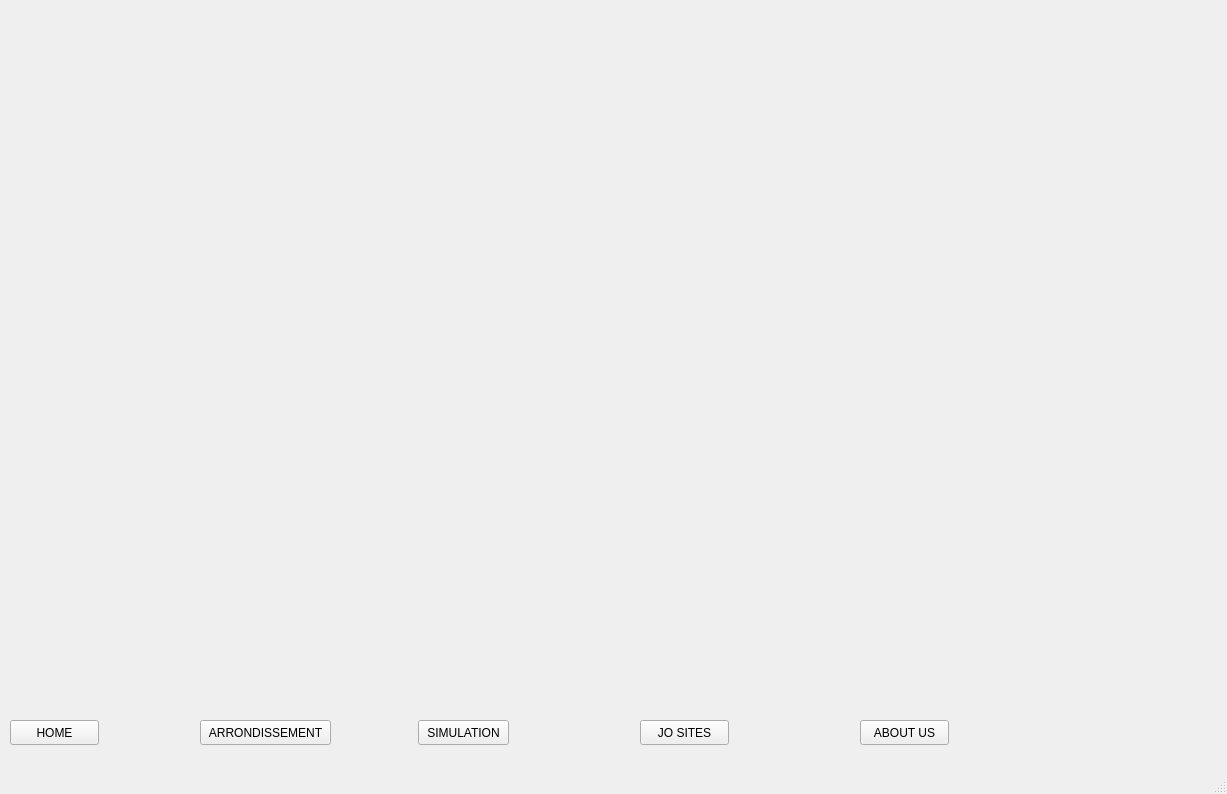
<?xml version="1.0" encoding="UTF-8"?>
<ui version="4.0">
 <class>simul</class>
 <widget class="QMainWindow" name="simul">
  <property name="geometry">
   <rect>
    <x>0</x>
    <y>0</y>
    <width>1227</width>
    <height>794</height>
   </rect>
  </property>
  <property name="windowTitle">
   <string>MainWindow</string>
  </property>
  <widget class="QWidget" name="centralwidget">
   <widget class="QPushButton" name="onHomeButton">
    <property name="geometry">
     <rect>
      <x>10</x>
      <y>720</y>
      <width>89</width>
      <height>25</height>
     </rect>
    </property>
    <property name="text">
     <string>HOME</string>
    </property>
   </widget>
   <widget class="QPushButton" name="arrondissementButton">
    <property name="geometry">
     <rect>
      <x>200</x>
      <y>720</y>
      <width>131</width>
      <height>25</height>
     </rect>
    </property>
    <property name="text">
     <string>ARRONDISSEMENT</string>
    </property>
   </widget>
   <widget class="QPushButton" name="simButton">
    <property name="geometry">
     <rect>
      <x>418</x>
      <y>720</y>
      <width>91</width>
      <height>25</height>
     </rect>
    </property>
    <property name="text">
     <string>SIMULATION</string>
    </property>
   </widget>
   <widget class="QPushButton" name="JOButton">
    <property name="geometry">
     <rect>
      <x>640</x>
      <y>720</y>
      <width>89</width>
      <height>25</height>
     </rect>
    </property>
    <property name="text">
     <string>JO SITES</string>
    </property>
   </widget>
   <widget class="QPushButton" name="AboutUsButton">
    <property name="geometry">
     <rect>
      <x>860</x>
      <y>720</y>
      <width>89</width>
      <height>25</height>
     </rect>
    </property>
    <property name="text">
     <string>ABOUT US</string>
    </property>
   </widget>
  </widget>
  <widget class="QMenuBar" name="menubar">
   <property name="geometry">
    <rect>
     <x>0</x>
     <y>0</y>
     <width>1227</width>
     <height>22</height>
    </rect>
   </property>
  </widget>
  <widget class="QStatusBar" name="statusbar"/>
 </widget>
 <resources/>
 <connections/>
</ui>
